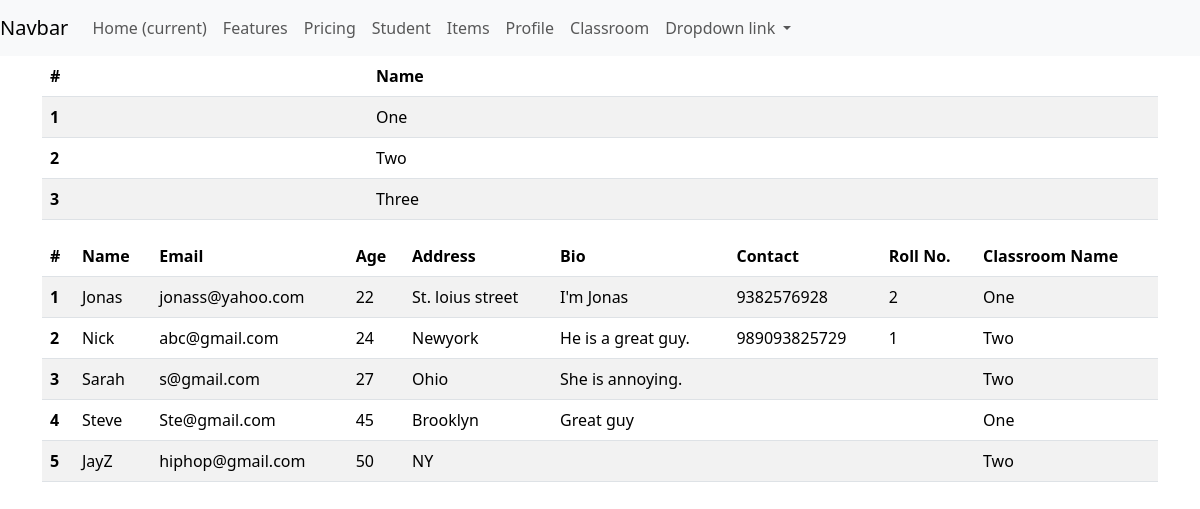
The page /tables/classroom/ on the database its author committed.
### tables/models.py (models this page shows, shortened)
class ClassRoom(models.Model):
    name = models.CharField(max_length=20)

class Students(models.Model):
    name = models.CharField(max_length=20)
    email = models.EmailField()
    age = models.IntegerField()
    address = models.CharField(max_length=20)
    bio = models.TextField()
    classroom = models.ForeignKey(ClassRoom, on_delete=models.CASCADE,
                                  related_name="classroom_students", null = True, blank=True)

class StudentProfile(models.Model):
    student = models.OneToOneField(Students, on_delete= models.CASCADE)
    contact = models.CharField(max_length=14)
    roll_no = models.IntegerField()

### tables/views.py (the view)
# urls.py: path("classroom/", classroom, name="classroom"),
def classroom(request):
    classroom = ClassRoom.objects.all()
    student= Students.objects.all
    return render(request,template_name="tables/classroom.html", context={"classroom":classroom,
                                                                          "students":student} )

### tables/templates/tables/classroom.html
{% extends 'temp_inheritance/base.html'%}
{% block content %}
<table class="table table-striped table-hover">
    <thead>
      <tr>
        <th scope="col">#</th>
        <th scope="col">Name</th>
      </tr>
    </thead>
    <tbody>
        {% for id in classroom %}
      <tr>
        <th scope="row">{{forloop.counter}}</th>
        <td>{{id.name}}</td>
        {% endfor %}
      </tr>
    </tbody>
  </table>
  <table class="table table-striped table-hover">
    <thead>
      <tr>
        <th scope="col">#</th>
        <th scope="col">Name</th>
        <th scope="col">Email</th>
        <th scope="col">Age</th>
        <th scope="col">Address</th>
        <th scope="col">Bio</th>
        <th scope="col">Contact</th>
        <th scope="col">Roll No.</th>
        <th scope="col">Classroom Name</th>
      </tr>
    </thead>
    <tbody>
        {% for info in students %}
      <tr>
        <th scope="row">{{forloop.counter}}</th>
        <td>{{info.name}}</td>
        <td>{{info.email}}</td>
        <td>{{info.age}}</td>
        <td>{{info.address}}</td>
        <td>{{info.bio}}</td>
        <td>{{info.studentprofile.contact}}</td>
        <td>{{info.studentprofile.roll_no}}</td>
        <td>{{info.classroom.name}}</td>
        {% endfor %}
      </tr>
    </tbody>
  </table>
{% endblock %}

### rows shown on the page
ClassRoom: name "One"
ClassRoom: name "Two"
ClassRoom: name "Three"
Students: name "Jonas", email "jonass@yahoo.com", age "22", address "St. loius street", bio "I'm Jonas", studentprofile.contact "9382576928", studentprofile.roll_no "2", classroom.name "One"
Students: name "Nick", email "abc@gmail.com", age "24", address "Newyork", bio "He is a great guy.", studentprofile.contact "989093825729", studentprofile.roll_no "1", classroom.name "Two"
Students: name "Sarah", email "s@gmail.com", age "27", address "Ohio", bio "She is annoying.", classroom.name "Two"
Students: name "Steve", email "Ste@gmail.com", age "45", address "Brooklyn", bio "Great guy", classroom.name "One"
Students: name "JayZ", email "hiphop@gmail.com", age "50", address "NY", classroom.name "Two"
